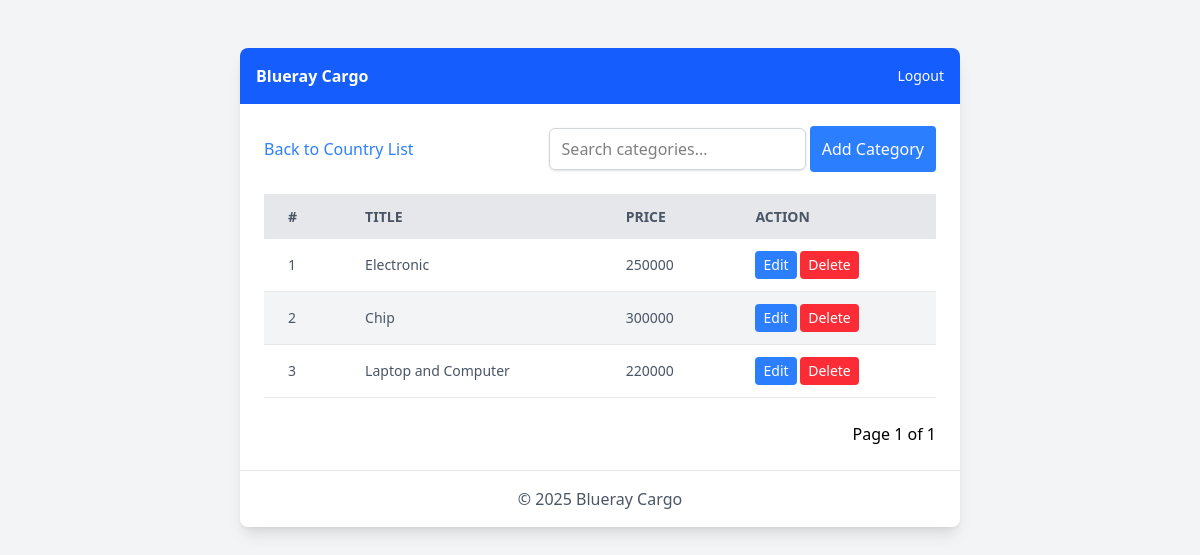
The page /country/1/category/ (signed in) on the database its author committed.
### category/models.py (models this page shows)
class Category(models.Model):
    id               = models.AutoField(primary_key=True)
    country          = models.ForeignKey(Country, on_delete=models.CASCADE, related_name='countries')
    category_title   = models.CharField(max_length=50)
    price_per_kilo   = models.IntegerField()
    class Meta:
        db_table = 'categories'

### category/views.py (the view)
# urls.py: path('', views.index, name='category.index'),
@login_required
def index(request, country_id):
    country = Country.objects.get(id=country_id)
    if not country:
        return redirect('country.index')
    categories = _paginate(request, country)
    return render(request, 'category/index.html', {
        'categories': categories,
        'country': country
    })

### category/views.py (called while the page is built)
def _paginate(request, country=None) :
    page_number = request.GET.get('page')
    if country:
        categories = Category.objects.filter(country=country)
    else:
        categories = Category.objects.all()
    query = request.GET.get('search')
    if query:
        categories = categories.filter(category_title__icontains=query)
    country_id = request.GET.get('country_id')
    if country_id:
        categories = categories.filter(country_id=country_id)
    paginator = Paginator(categories, 10)
    page_obj = paginator.get_page(page_number)
    return page_obj

### category/templates/category/index.html (shortened to what this page needs)
{% extends "layouts/base.html" %}
{% block content %}
    <div class="flex justify-between items-center mb-6">
        <a href="{% url 'country.index' %}" class="text-blue-500 hover:underline">Back to Country List</a>
        <div class="">
            <form class="inline-block">
                <input type="text" placeholder="Search categories..." class="py-2 px-3 border border-gray-300 rounded-md shadow-sm focus:border-blue-500 focus:ring-blue-500" name="search" value="{{ request.GET.search|default_if_none:'' }}" onkeyup="this.form.submit()">
            </form>
            <a href="{% url 'category.create' country.id %}" class="bg-blue-500 text-white px-3 py-3 rounded hover:bg-blue-600">Add Category</a>
        </div>
    </div>
    <table class="min-w-full bg-white">
        <thead>
            <tr class="w-full bg-gray-200 text-gray-600 uppercase text-sm leading-normal">
                <th class="py-3 px-6 text-left">#</th>
                <th class="py-3 px-6 text-left">Title</th>
                <th class="py-3 px-6 text-left">Price</th>
                <th class="py-3 px-6 text-left">Action</th>
            </tr>
        </thead>
        <tbody class="text-gray-600 text-sm font-light">
            {% for category in categories %}
            <tr class="border-b border-gray-200 even:bg-gray-100">
                <td class="py-3 px-6 text-left">
                    {{ forloop.counter }}
                </td>
                <td class="py-3 px-6 text-left">{{ category.category_title }}</td>
                <td class="py-3 px-6 text-left">{{ category.price_per_kilo }}</td>
                <td class="py-3 px-6 text-left">
                    <a href="{% url 'category.edit' country.id category.id %}" class="inline-block bg-blue-500 text-white py-1 px-2 rounded">Edit</a>
                    <form action="{% url 'category.delete' country.id category.id %}" method="post" class="inline-block">
                        <button type="submit" class="bg-red-500 text-white py-1 px-2 rounded cursor-pointer" onclick="return confirm('Are you sure you want to delete?')">Delete</button>
                    </form>
                </td>
            </tr>
            {% empty %}
            <tr class="border-b border-gray-200 even:bg-gray-100">
                <td colspan="5" class="py-3 px-6 text-center">No categories available</td>
            </tr>
            {% endfor %}
        </tbody>
    </table>
    <div class="mt-6 flex items-center gap-3 mx-auto mr-0 w-fit">
        <span>Page {{ categories.number }} of {{ categories.paginator.num_pages }}</span>
    </div>
{% endblock %}

### rows shown on the page
Category: category_title "Electronic", price_per_kilo "250000"
Category: category_title "Chip", price_per_kilo "300000"
Category: category_title "Laptop and Computer", price_per_kilo "220000"

### other values the page prints
{{ categories.number }} "1"
{{ categories.paginator.num_pages }} "1"
